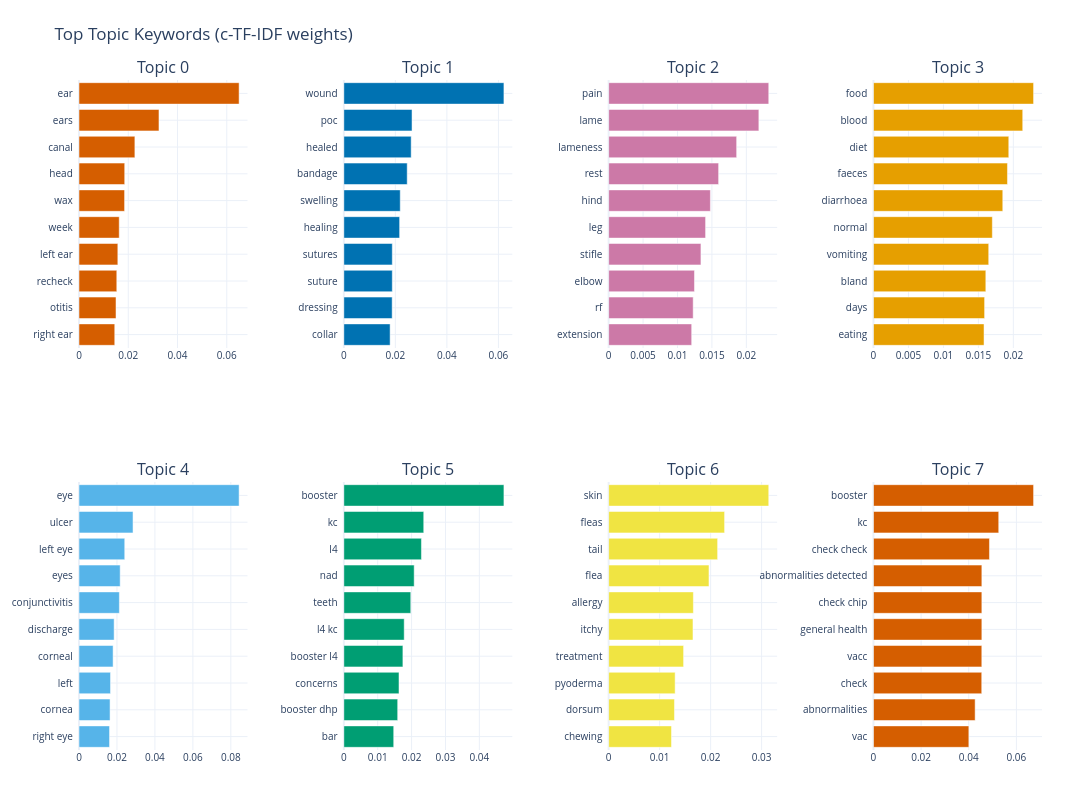

Notebook cell for this chart:
### Markdown cell above
---
## Step 9: Topic Visualization (BERTopic built-in)
BERTopic provides built-in visualization methods

### Code cell
fig = topic_model.visualize_barchart(top_n_topics=8, n_words=10)
fig.update_layout(title="Top Topic Keywords (c-TF-IDF weights)")

fig = topic_model.visualize_barchart(
    top_n_topics=8,
    n_words=10
)

fig.update_layout(
    title="Top Topic Keywords (c-TF-IDF weights)",
    width=1200,
    height=800,
    margin=dict(t=80, b=50, l=50, r=50),
    font=dict(size=12)
)

fig.update_xaxes(
    tickangle=0,      
    title_font=dict(size=10),
    tickfont=dict(size=10)
)

fig.update_yaxes(
    title_font=dict(size=10),
    tickfont=dict(size=10)
)

fig.show()

### Figure 1 — Plotly figure (JSON) as saved in the notebook; plotly's stock layout.template omitted (floating-point values rounded to 4 significant figures)
{"data": [{"marker": {"color": "#D55E00"}, "orientation": "h", "type": "bar", "x": [0.01452, 0.01503, 0.01534, 0.01576, 0.01633, 0.01851, 0.01856, 0.02269, 0.03247, 0.06501], "xaxis": "x", "y": ["right ear  ", "otitis  ", "recheck  ", "left ear  ", "week  ", "wax  ", "head  ", "canal  ", "ears  ", "ear  "], "yaxis": "y"}, {"marker": {"color": "#0072B2"}, "orientation": "h", "type": "bar", "x": [0.01797, 0.01876, 0.01881, 0.01881, 0.02166, 0.0219, 0.0246, 0.02614, 0.02647, 0.06214], "xaxis": "x2", "y": ["collar  ", "dressing  ", "suture  ", "sutures  ", "healing  ", "swelling  ", "bandage  ", "healed  ", "poc  ", "wound  "], "yaxis": "y2"}, {"marker": {"color": "#CC79A7"}, "orientation": "h", "type": "bar", "x": [0.01206, 0.01228, 0.01247, 0.0134, 0.01408, 0.01478, 0.01597, 0.01859, 0.02182, 0.02325], "xaxis": "x3", "y": ["extension  ", "rf  ", "elbow  ", "stifle  ", "leg  ", "hind  ", "rest  ", "lameness  ", "lame  ", "pain  "], "yaxis": "y3"}, {"marker": {"color": "#E69F00"}, "orientation": "h", "type": "bar", "x": [0.01581, 0.01589, 0.01606, 0.01648, 0.017, 0.01849, 0.01916, 0.01935, 0.02134, 0.02289], "xaxis": "x4", "y": ["eating  ", "days  ", "bland  ", "vomiting  ", "normal  ", "diarrhoea  ", "faeces  ", "diet  ", "blood  ", "food  "], "yaxis": "y4"}, {"marker": {"color": "#56B4E9"}, "orientation": "h", "type": "bar", "x": [0.01609, 0.01636, 0.01661, 0.01796, 0.01852, 0.02126, 0.02169, 0.0241, 0.02846, 0.08435], "xaxis": "x5", "y": ["right eye  ", "cornea  ", "left  ", "corneal  ", "discharge  ", "conjunctivitis  ", "eyes  ", "left eye  ", "ulcer  ", "eye  "], "yaxis": "y5"}, {"marker": {"color": "#009E73"}, "orientation": "h", "type": "bar", "x": [0.01472, 0.0159, 0.01628, 0.01744, 0.01782, 0.01976, 0.02076, 0.02291, 0.02358, 0.04725], "xaxis": "x6", "y": ["bar  ", "booster dhp  ", "concerns  ", "booster l4  ", "l4 kc  ", "teeth  ", "nad  ", "l4  ", "kc  ", "booster  "], "yaxis": "y6"}, {"marker": {"color": "#F0E442"}, "orientation": "h", "type": "bar", "x": [0.01232, 0.01291, 0.01304, 0.0147, 0.01654, 0.01661, 0.01968, 0.02137, 0.02274, 0.0314], "xaxis": "x7", "y": ["chewing  ", "dorsum  ", "pyoderma  ", "treatment  ", "itchy  ", "allergy  ", "flea  ", "tail  ", "fleas  ", "skin  "], "yaxis": "y7"}, {"marker": {"color": "#D55E00"}, "orientation": "h", "type": "bar", "x": [0.04004, 0.04269, 0.04545, 0.04549, 0.0455, 0.0455, 0.0455, 0.04869, 0.05259, 0.06722], "xaxis": "x8", "y": ["vac  ", "abnormalities  ", "check  ", "vacc  ", "general health  ", "check chip  ", "abnormalities detected  ", "check check  ", "kc  ", "booster  "], "yaxis": "y8"}], "layout": {"annotations": [{"font": {"size": 16}, "showarrow": false, "text": "Topic 0", "x": 0.0875, "xanchor": "center", "xref": "paper", "y": 1, "yanchor": "bottom", "yref": "paper"}, {"font": {"size": 16}, "showarrow": false, "text": "Topic 1", "x": 0.3625, "xanchor": "center", "xref": "paper", "y": 1, "yanchor": "bottom", "yref": "paper"}, {"font": {"size": 16}, "showarrow": false, "text": "Topic 2", "x": 0.6375, "xanchor": "center", "xref": "paper", "y": 1, "yanchor": "bottom", "yref": "paper"}, {"font": {"size": 16}, "showarrow": false, "text": "Topic 3", "x": 0.9125, "xanchor": "center", "xref": "paper", "y": 1, "yanchor": "bottom", "yref": "paper"}, {"font": {"size": 16}, "showarrow": false, "text": "Topic 4", "x": 0.0875, "xanchor": "center", "xref": "paper", "y": 0.4, "yanchor": "bottom", "yref": "paper"}, {"font": {"size": 16}, "showarrow": false, "text": "Topic 5", "x": 0.3625, "xanchor": "center", "xref": "paper", "y": 0.4, "yanchor": "bottom", "yref": "paper"}, {"font": {"size": 16}, "showarrow": false, "text": "Topic 6", "x": 0.6375, "xanchor": "center", "xref": "paper", "y": 0.4, "yanchor": "bottom", "yref": "paper"}, {"font": {"size": 16}, "showarrow": false, "text": "Topic 7", "x": 0.9125, "xanchor": "center", "xref": "paper", "y": 0.4, "yanchor": "bottom", "yref": "paper"}], "font": {"size": 12}, "height": 800, "hoverlabel": {"bgcolor": "white", "font": {"family": "Rockwell", "size": 16}}, "margin": {"b": 50, "l": 50, "r": 50, "t": 80}, "showlegend": false, "title": {"text": "Top Topic Keywords (c-TF-IDF weights)"}, "width": 1200, "xaxis": {"anchor": "y", "domain": [0, 0.175], "showgrid": true, "tickangle": 0, "tickfont": {"size": 10}, "title": {"font": {"size": 10}}}, "xaxis2": {"anchor": "y2", "domain": [0.275, 0.45], "showgrid": true, "tickangle": 0, "tickfont": {"size": 10}, "title": {"font": {"size": 10}}}, "xaxis3": {"anchor": "y3", "domain": [0.55, 0.725], "showgrid": true, "tickangle": 0, "tickfont": {"size": 10}, "title": {"font": {"size": 10}}}, "xaxis4": {"anchor": "y4", "domain": [0.825, 1], "showgrid": true, "tickangle": 0, "tickfont": {"size": 10}, "title": {"font": {"size": 10}}}, "xaxis5": {"anchor": "y5", "domain": [0, 0.175], "showgrid": true, "tickangle": 0, "tickfont": {"size": 10}, "title": {"font": {"size": 10}}}, "xaxis6": {"anchor": "y6", "domain": [0.275, 0.45], "showgrid": true, "tickangle": 0, "tickfont": {"size": 10}, "title": {"font": {"size": 10}}}, "xaxis7": {"anchor": "y7", "domain": [0.55, 0.725], "showgrid": true, "tickangle": 0, "tickfont": {"size": 10}, "title": {"font": {"size": 10}}}, "xaxis8": {"anchor": "y8", "domain": [0.825, 1], "showgrid": true, "tickangle": 0, "tickfont": {"size": 10}, "title": {"font": {"size": 10}}}, "yaxis": {"anchor": "x", "domain": [0.6, 1], "showgrid": true, "tickfont": {"size": 10}, "title": {"font": {"size": 10}}}, "yaxis2": {"anchor": "x2", "domain": [0.6, 1], "showgrid": true, "tickfont": {"size": 10}, "title": {"font": {"size": 10}}}, "yaxis3": {"anchor": "x3", "domain": [0.6, 1], "showgrid": true, "tickfont": {"size": 10}, "title": {"font": {"size": 10}}}, "yaxis4": {"anchor": "x4", "domain": [0.6, 1], "showgrid": true, "tickfont": {"size": 10}, "title": {"font": {"size": 10}}}, "yaxis5": {"anchor": "x5", "domain": [0, 0.4], "showgrid": true, "tickfont": {"size": 10}, "title": {"font": {"size": 10}}}, "yaxis6": {"anchor": "x6", "domain": [0, 0.4], "showgrid": true, "tickfont": {"size": 10}, "title": {"font": {"size": 10}}}, "yaxis7": {"anchor": "x7", "domain": [0, 0.4], "showgrid": true, "tickfont": {"size": 10}, "title": {"font": {"size": 10}}}, "yaxis8": {"anchor": "x8", "domain": [0, 0.4], "showgrid": true, "tickfont": {"size": 10}, "title": {"font": {"size": 10}}}}}
